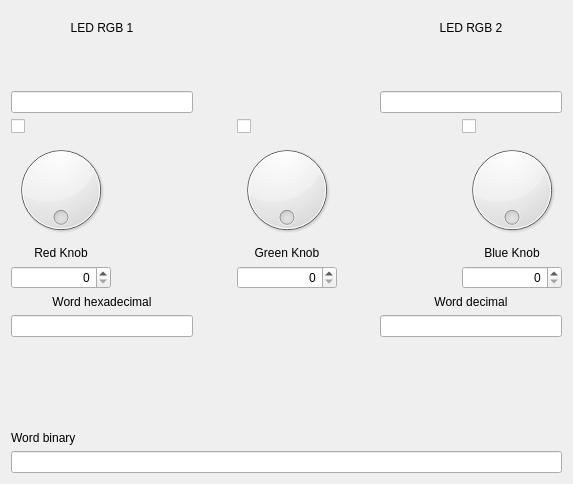
<?xml version="1.0" encoding="UTF-8"?>
<ui version="4.0">
 <class>PeripheralsView</class>
 <widget class="QWidget" name="PeripheralsView">
  <property name="geometry">
   <rect>
    <x>0</x>
    <y>0</y>
    <width>573</width>
    <height>484</height>
   </rect>
  </property>
  <property name="windowTitle">
   <string>Form</string>
  </property>
  <layout class="QGridLayout" name="gridLayout">
   <item row="0" column="0">
    <layout class="QVBoxLayout" name="verticalLayout">
     <property name="sizeConstraint">
      <enum>QLayout::SetMaximumSize</enum>
     </property>
     <item>
      <layout class="QHBoxLayout" name="horizontalLayout_3">
       <item>
        <layout class="QVBoxLayout" name="verticalLayout_5">
         <item>
          <layout class="QVBoxLayout" name="verticalLayout_7">
           <item>
            <widget class="QLabel" name="label">
             <property name="text">
              <string>LED RGB 1</string>
             </property>
             <property name="alignment">
              <set>Qt::AlignCenter</set>
             </property>
            </widget>
           </item>
           <item>
            <widget class="QLabel" name="labelRgb1">
             <property name="text">
              <string/>
             </property>
             <property name="alignment">
              <set>Qt::AlignBottom|Qt::AlignHCenter</set>
             </property>
            </widget>
           </item>
           <item>
            <widget class="QLineEdit" name="lineEditRgb1">
             <property name="readOnly">
              <bool>true</bool>
             </property>
            </widget>
           </item>
          </layout>
         </item>
        </layout>
       </item>
       <item>
        <spacer name="horizontalSpacer_3">
         <property name="orientation">
          <enum>Qt::Horizontal</enum>
         </property>
         <property name="sizeHint" stdset="0">
          <size>
           <width>40</width>
           <height>20</height>
          </size>
         </property>
        </spacer>
       </item>
       <item>
        <layout class="QVBoxLayout" name="verticalLayout_6">
         <item>
          <layout class="QVBoxLayout" name="verticalLayout_8">
           <item>
            <widget class="QLabel" name="label_2">
             <property name="text">
              <string>LED RGB 2</string>
             </property>
             <property name="alignment">
              <set>Qt::AlignCenter</set>
             </property>
            </widget>
           </item>
           <item>
            <widget class="QLabel" name="labelRgb2">
             <property name="text">
              <string/>
             </property>
             <property name="alignment">
              <set>Qt::AlignBottom|Qt::AlignHCenter</set>
             </property>
            </widget>
           </item>
           <item>
            <widget class="QLineEdit" name="lineEditRgb2">
             <property name="readOnly">
              <bool>true</bool>
             </property>
            </widget>
           </item>
          </layout>
         </item>
        </layout>
       </item>
      </layout>
     </item>
     <item>
      <layout class="QHBoxLayout" name="horizontalLayout">
       <property name="sizeConstraint">
        <enum>QLayout::SetNoConstraint</enum>
       </property>
       <item>
        <layout class="QVBoxLayout" name="verticalLayout_2">
         <item>
          <widget class="QCheckBox" name="checkRed">
           <property name="text">
            <string/>
           </property>
          </widget>
         </item>
         <item>
          <widget class="QDial" name="dialRed">
           <property name="maximum">
            <number>255</number>
           </property>
           <property name="wrapping">
            <bool>true</bool>
           </property>
          </widget>
         </item>
         <item>
          <widget class="QLabel" name="label_3">
           <property name="text">
            <string>Red Knob</string>
           </property>
           <property name="alignment">
            <set>Qt::AlignCenter</set>
           </property>
          </widget>
         </item>
         <item>
          <widget class="QSpinBox" name="spinRed">
           <property name="alignment">
            <set>Qt::AlignRight|Qt::AlignTrailing|Qt::AlignVCenter</set>
           </property>
           <property name="maximum">
            <number>255</number>
           </property>
          </widget>
         </item>
        </layout>
       </item>
       <item>
        <spacer name="horizontalSpacer">
         <property name="orientation">
          <enum>Qt::Horizontal</enum>
         </property>
         <property name="sizeHint" stdset="0">
          <size>
           <width>40</width>
           <height>20</height>
          </size>
         </property>
        </spacer>
       </item>
       <item>
        <layout class="QVBoxLayout" name="verticalLayout_3">
         <item>
          <widget class="QCheckBox" name="checkGreen">
           <property name="text">
            <string/>
           </property>
          </widget>
         </item>
         <item>
          <widget class="QDial" name="dialGreen">
           <property name="maximum">
            <number>255</number>
           </property>
           <property name="wrapping">
            <bool>true</bool>
           </property>
          </widget>
         </item>
         <item>
          <widget class="QLabel" name="label_4">
           <property name="text">
            <string>Green Knob</string>
           </property>
           <property name="alignment">
            <set>Qt::AlignCenter</set>
           </property>
          </widget>
         </item>
         <item>
          <widget class="QSpinBox" name="spinGreen">
           <property name="alignment">
            <set>Qt::AlignRight|Qt::AlignTrailing|Qt::AlignVCenter</set>
           </property>
           <property name="maximum">
            <number>255</number>
           </property>
          </widget>
         </item>
        </layout>
       </item>
       <item>
        <spacer name="horizontalSpacer_2">
         <property name="orientation">
          <enum>Qt::Horizontal</enum>
         </property>
         <property name="sizeHint" stdset="0">
          <size>
           <width>40</width>
           <height>20</height>
          </size>
         </property>
        </spacer>
       </item>
       <item>
        <layout class="QVBoxLayout" name="verticalLayout_4">
         <item>
          <widget class="QCheckBox" name="checkBlue">
           <property name="text">
            <string/>
           </property>
          </widget>
         </item>
         <item>
          <widget class="QDial" name="dialBlue">
           <property name="maximum">
            <number>255</number>
           </property>
           <property name="wrapping">
            <bool>true</bool>
           </property>
          </widget>
         </item>
         <item>
          <widget class="QLabel" name="label_5">
           <property name="text">
            <string>Blue Knob</string>
           </property>
           <property name="alignment">
            <set>Qt::AlignCenter</set>
           </property>
          </widget>
         </item>
         <item>
          <widget class="QSpinBox" name="spinBlue">
           <property name="alignment">
            <set>Qt::AlignRight|Qt::AlignTrailing|Qt::AlignVCenter</set>
           </property>
           <property name="maximum">
            <number>255</number>
           </property>
          </widget>
         </item>
        </layout>
       </item>
      </layout>
     </item>
     <item>
      <layout class="QHBoxLayout" name="horizontalLayout_2">
       <item>
        <layout class="QVBoxLayout" name="verticalLayout_9">
         <item>
          <widget class="QLabel" name="label_6">
           <property name="text">
            <string>Word hexadecimal</string>
           </property>
           <property name="alignment">
            <set>Qt::AlignBottom|Qt::AlignHCenter</set>
           </property>
          </widget>
         </item>
         <item>
          <widget class="QLineEdit" name="lineEditHex">
           <property name="text">
            <string/>
           </property>
           <property name="alignment">
            <set>Qt::AlignCenter</set>
           </property>
           <property name="readOnly">
            <bool>true</bool>
           </property>
          </widget>
         </item>
        </layout>
       </item>
       <item>
        <spacer name="horizontalSpacer_4">
         <property name="orientation">
          <enum>Qt::Horizontal</enum>
         </property>
         <property name="sizeHint" stdset="0">
          <size>
           <width>40</width>
           <height>20</height>
          </size>
         </property>
        </spacer>
       </item>
       <item>
        <layout class="QVBoxLayout" name="verticalLayout_10">
         <item>
          <widget class="QLabel" name="label_7">
           <property name="text">
            <string>Word decimal</string>
           </property>
           <property name="alignment">
            <set>Qt::AlignBottom|Qt::AlignHCenter</set>
           </property>
          </widget>
         </item>
         <item>
          <widget class="QLineEdit" name="lineEditDec">
           <property name="alignment">
            <set>Qt::AlignRight|Qt::AlignTrailing|Qt::AlignVCenter</set>
           </property>
           <property name="readOnly">
            <bool>true</bool>
           </property>
          </widget>
         </item>
        </layout>
       </item>
       <item>
        <layout class="QVBoxLayout" name="verticalLayout_11"/>
       </item>
      </layout>
     </item>
     <item>
      <widget class="QLabel" name="label_8">
       <property name="text">
        <string>Word binary</string>
       </property>
       <property name="alignment">
        <set>Qt::AlignBottom|Qt::AlignLeading|Qt::AlignLeft</set>
       </property>
      </widget>
     </item>
     <item>
      <widget class="QLineEdit" name="lineEditBin">
       <property name="alignment">
        <set>Qt::AlignCenter</set>
       </property>
       <property name="readOnly">
        <bool>true</bool>
       </property>
      </widget>
     </item>
    </layout>
   </item>
  </layout>
 </widget>
 <resources/>
 <connections/>
</ui>
